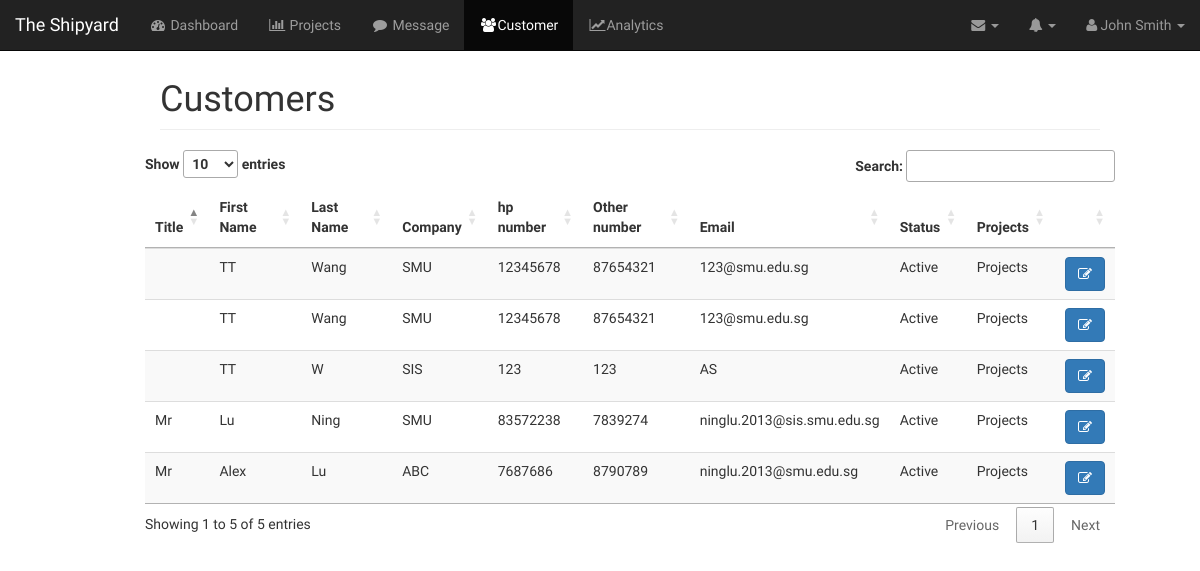
Page /index.php/customers on the committed database.
### tables this page shows
CREATE TABLE IF NOT EXISTS `customer` (
  `c_id` int(11) NOT NULL AUTO_INCREMENT,
  `title` varchar(20) NOT NULL,
  `first_name` varchar(100) NOT NULL,
  `last_name` varchar(100) NOT NULL,
  `company_name` varchar(200) NOT NULL,
  `password_hash` varchar(200) NOT NULL,
  `hp_number` varchar(20) NOT NULL,
  `other_number` varchar(20) DEFAULT NULL,
  `email` varchar(200) NOT NULL,
  `is_active` tinyint(4) NOT NULL DEFAULT '1',
  `last_updated` timestamp NOT NULL,
  `username` varchar(50) NOT NULL,
  PRIMARY KEY (`c_id`),
  KEY `c_id` (`c_id`)
);

### application/controllers/Customers.php (called while the page is built, shortened)
<?php
class Customers extends CI_Controller {
    public function __construct()
    {
        $this->load->library('session');
        $this->load->helper('url');
        $this->load->model("Customer_model");
    }
    public function index()
    {
        $this->list_all();
    }
    public function list_all($include_hidden=false){
        if($include_hidden=="include_hidden"){
            $customers = $this->Customer_model->retrieveAll(false);
            $data["show_all"] = false;
        }else {
            $customers = $this->Customer_model->retrieveAll();
            $data["show_all"] = true;
        }
        $data["customers"]= $customers;
        $this->load->view('customer/customer_all',$data);
    }
}

### index.php (called while the page is built, shortened)
<?php
require_once BASEPATH.'core/CodeIgniter.php';

### application/models/Customer_model.php (called while the page is built, shortened)
<?php
class Customer_model extends CI_Model
{
    public function retrieveAll($only_active=true,$limit=0,$offset=0){
        $where = [];
        $query = $this->db->get_where("customer",$where,$limit,$offset);
        return $query->result_array();
    }
}

### application/views/customer/customer_all.php (the view, shortened to what this page needs)
<!DOCTYPE html>
<html lang="en">
<head lang="en">
    <?php $this->load->view('common/common_header');?>
    <link href="<?=base_url().'css/bootstrap.min.css'?>" rel="stylesheet">
    <link href="<?=base_url().'css/bootstrap.min.css'?>" rel="stylesheet">
    <link href="<?=base_url().'css/sb-admin.css'?>" rel="stylesheet">
    <link rel="stylesheet" href="<?=base_url().'css/sidebar-left.css'?>">
    <link href="<?=base_url().'css/font-awesome.min.css'?>" rel="stylesheet" type="text/css">
    <link rel="stylesheet" href="http://cdn.datatables.net/1.10.2/css/jquery.dataTables.min.css">
</head>
<body>
<nav class="navbar navbar-inverse navbar-fixed-top" role="navigation">
    <div class="navbar-header">
        <a class="navbar-brand" href="index.html">The Shipyard </a>
    </div>
    <ul class="nav navbar-nav">
        <li>
            <a href="index.html"><i class="fa fa-fw fa-dashboard"></i> Dashboard</a>
        </li>
        <li>
            <a href="projects.html"><i class="fa fa-fw fa-bar-chart-o"></i> Projects</a>
        </li>
        <li>
            <a href="chat.html"><i class="fa fa-fw fa-comment"></i> Message</a>
        </li>
        <li  class="active">
            <a href="<?=base_url().'Customers/list_all'?>"><i class="fa fa-fw fa-users"></i>Customer</a>
        </li>
        <li>
            <a href="customers.html"><i class="fa fa-fw fa-line-chart"></i>Analytics</a>
        </li>
    </ul>
    <ul class="nav navbar-right top-nav">
        <li class="dropdown">
            <a href="#" class="dropdown-toggle" data-toggle="dropdown"><i class="fa fa-envelope"></i> <b class="caret"></b></a>
        </li>
        <li class="dropdown">
            <a href="#" class="dropdown-toggle" data-toggle="dropdown"><i class="fa fa-bell"></i> <b class="caret"></b></a>
        </li>
        <li class="dropdown">
            <a href="#" class="dropdown-toggle" data-toggle="dropdown"><i class="fa fa-user"></i> John Smith <b class="caret"></b></a>
        </li>
    </ul>
</nav>
<div class="col-lg-offset-1 col-lg-10 content">
    <div class="col-lg-12">
        <h1 class="page-header">
            Customers
        </h1>
    </div>
    <div class="row">
        <div class="col-lg-12">
            <table class="table table-striped" id="customerTable">
                <thead>
                <th>Title</th>
                <th>First Name</th>
                <th>Last Name</th>
                <th>Company</th>
                <th>hp number</th>
                <th>Other number</th>
                <th>Email</th>
                <th>Status</th>
                <th>Projects</th>
                <th></th>
                </thead>
                <?php if(!false == $customers):?>
                    <?php foreach($customers as $c):?>
                        <tr><td><?=$c['title']?></td>
                            <td><?=$c['first_name']?></td>
                            <td><?=$c['last_name']?></td>
                            <td><?=$c['company_name']?></td>
                            <td><?=$c['hp_number']?></td>
                            <td><?=$c['other_number']?></td>
                            <td><?=$c['email']?></td>
                            <td>
                                <?php if($c['is_active']==1):?>
                                    Active
                                <?php else:?>
                                    Deactivated
                                <?php endif?>
                            </td>
                            <td>Projects</td>
                            <td><a href="<?=base_url().'Customers/update_customer/'.$c["c_id"]?>" class="btn btn-primary" type="button" ><i class="fa fa-pencil-square-o"></i></a></td>
                        </tr>
                    <?php endforeach?>
                <?php endif?>
            </table>
        </div>
    </div>
</div>
</body>
</html>

### application/views/common/common_header.php (shortened to what this page needs)
<link ref="stylesheet" href="<?=base_url() . 'css/bootstrap.min.css'?>" rel="stylesheet">
<link rel="stylesheet" href="<?=base_url() . 'css/font-awesome.min.css'?>">

### css/sb-admin.css (style rules this page uses)
body { font-family: Francois One; margin-top:50px; }
@media (min-width:768px) { body { margin-top: 50px; } }
.top-nav { padding: 0 15px; }
.top-nav>li { display: inline-block; float: left; }
.top-nav>li>a { padding-top: 15px; padding-bottom: 15px; line-height: 20px; color: #999; }
.content { margin-top:40px; }

### css/sidebar-left.css (style rules this page uses)
body { margin: 0; padding: 0; }
.content { margin-left: 130px; }

### rows in the picture
customer: title "Mr", first_name "Lu", last_name "Ning", company_name "SMU", hp_number "83572238", other_number "7839274", email "ninglu.2013@sis.smu.edu.sg", is_active "Active"
customer: title "Mr", first_name "Alex", last_name "Lu", company_name "ABC", hp_number "7687686", other_number "8790789", email "ninglu.2013@smu.edu.sg", is_active "Active"
customer: first_name "TT", last_name "Wang", company_name "SMU", hp_number "12345678", other_number "87654321", email "123@smu.edu.sg", is_active "Active"
customer: first_name "TT", last_name "Wang", company_name "SMU", hp_number "12345678", other_number "87654321", email "123@smu.edu.sg", is_active "Active"
customer: first_name "TT", last_name "W", company_name "SIS", hp_number "123", other_number "123", email "AS", is_active "Active"
